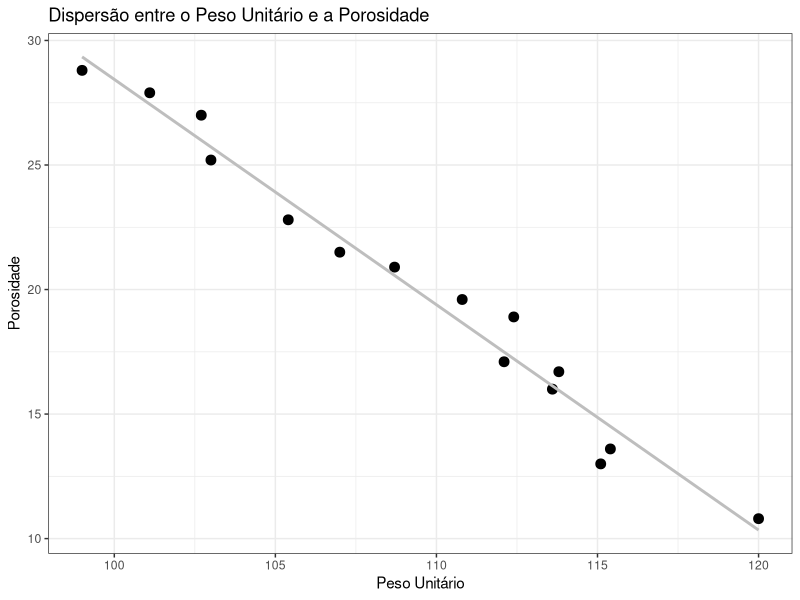

Reproduce this figure in R.
install.packages("ggplot2")
library("ggplot2")

x <-c(99, 101.1, 102.7, 103, 105.4, 107, 108.7, 110.8, 112.1, 112.4, 113.6, 113.8, 115.1, 115.4, 120)
#length(x)      
#sum(x)

y <-c(28.8, 27.9, 27, 25.2, 22.8, 21.5, 20.9, 19.6, 17.1, 18.9, 16, 16.7, 13, 13.6, 10.8)
#length(y)      
#sum(y)

dados <- data.frame(Peso_unitario=x, Porosidade=y)
dados

soma_xy <- sum(x*y)

n <- length(y)

soma_x <- sum(x)
soma_y <- sum(y)

soma_x2 <- sum(x^2)

beta1 <- (soma_xy - (soma_x * soma_y)/n)/(soma_x2 - (soma_x^2)/n)
beta0 <- mean(y) - beta1 * mean(x)

ggplot(dados,aes(x=Peso_unitario, y=Porosidade)) +
  geom_point(color="black", size=3) +
  geom_smooth(method="lm", se=FALSE, color="gray", linewidth=1) +
  labs(title="Dispersão entre o Peso Unitário e a Porosidade", 
       x="Peso Unitário",
       y="Porosidade") +
  theme_bw()

modelo <- lm(Porosidade~Peso_unitario, data=dados)

summary(modelo)

